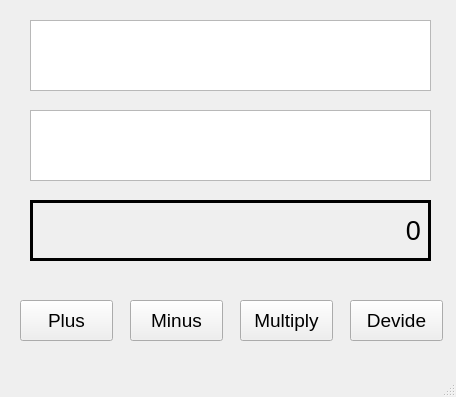
<?xml version="1.0" encoding="UTF-8"?>
<ui version="4.0">
 <class>MainWindow</class>
 <widget class="QMainWindow" name="MainWindow">
  <property name="geometry">
   <rect>
    <x>0</x>
    <y>0</y>
    <width>456</width>
    <height>397</height>
   </rect>
  </property>
  <property name="windowTitle">
   <string>MainWindow</string>
  </property>
  <widget class="QWidget" name="centralwidget">
   <widget class="QLabel" name="Screen_3">
    <property name="geometry">
     <rect>
      <x>30</x>
      <y>200</y>
      <width>401</width>
      <height>61</height>
     </rect>
    </property>
    <property name="font">
     <font>
      <pointsize>20</pointsize>
     </font>
    </property>
    <property name="frameShape">
     <enum>QFrame::Box</enum>
    </property>
    <property name="lineWidth">
     <number>3</number>
    </property>
    <property name="text">
     <string>0</string>
    </property>
    <property name="alignment">
     <set>Qt::AlignRight|Qt::AlignTrailing|Qt::AlignVCenter</set>
    </property>
   </widget>
   <widget class="QPushButton" name="Plus_Button">
    <property name="geometry">
     <rect>
      <x>20</x>
      <y>300</y>
      <width>93</width>
      <height>41</height>
     </rect>
    </property>
    <property name="font">
     <font>
      <pointsize>14</pointsize>
     </font>
    </property>
    <property name="text">
     <string>Plus</string>
    </property>
   </widget>
   <widget class="QPushButton" name="Minus_Button">
    <property name="geometry">
     <rect>
      <x>130</x>
      <y>300</y>
      <width>93</width>
      <height>41</height>
     </rect>
    </property>
    <property name="font">
     <font>
      <pointsize>14</pointsize>
     </font>
    </property>
    <property name="text">
     <string>Minus</string>
    </property>
   </widget>
   <widget class="QPushButton" name="Multiply_Button">
    <property name="geometry">
     <rect>
      <x>240</x>
      <y>300</y>
      <width>93</width>
      <height>41</height>
     </rect>
    </property>
    <property name="font">
     <font>
      <pointsize>14</pointsize>
     </font>
    </property>
    <property name="text">
     <string>Multiply</string>
    </property>
   </widget>
   <widget class="QPushButton" name="Devide_Button">
    <property name="geometry">
     <rect>
      <x>350</x>
      <y>300</y>
      <width>93</width>
      <height>41</height>
     </rect>
    </property>
    <property name="font">
     <font>
      <pointsize>14</pointsize>
     </font>
    </property>
    <property name="text">
     <string>Devide</string>
    </property>
   </widget>
   <widget class="QTextEdit" name="Screen_1">
    <property name="geometry">
     <rect>
      <x>30</x>
      <y>20</y>
      <width>401</width>
      <height>71</height>
     </rect>
    </property>
    <property name="font">
     <font>
      <pointsize>20</pointsize>
     </font>
    </property>
   </widget>
   <widget class="QTextEdit" name="Screen_2">
    <property name="geometry">
     <rect>
      <x>30</x>
      <y>110</y>
      <width>401</width>
      <height>71</height>
     </rect>
    </property>
    <property name="font">
     <font>
      <pointsize>20</pointsize>
     </font>
    </property>
   </widget>
  </widget>
  <widget class="QMenuBar" name="menubar">
   <property name="geometry">
    <rect>
     <x>0</x>
     <y>0</y>
     <width>456</width>
     <height>26</height>
    </rect>
   </property>
  </widget>
  <widget class="QStatusBar" name="statusbar"/>
 </widget>
 <resources/>
 <connections/>
</ui>
